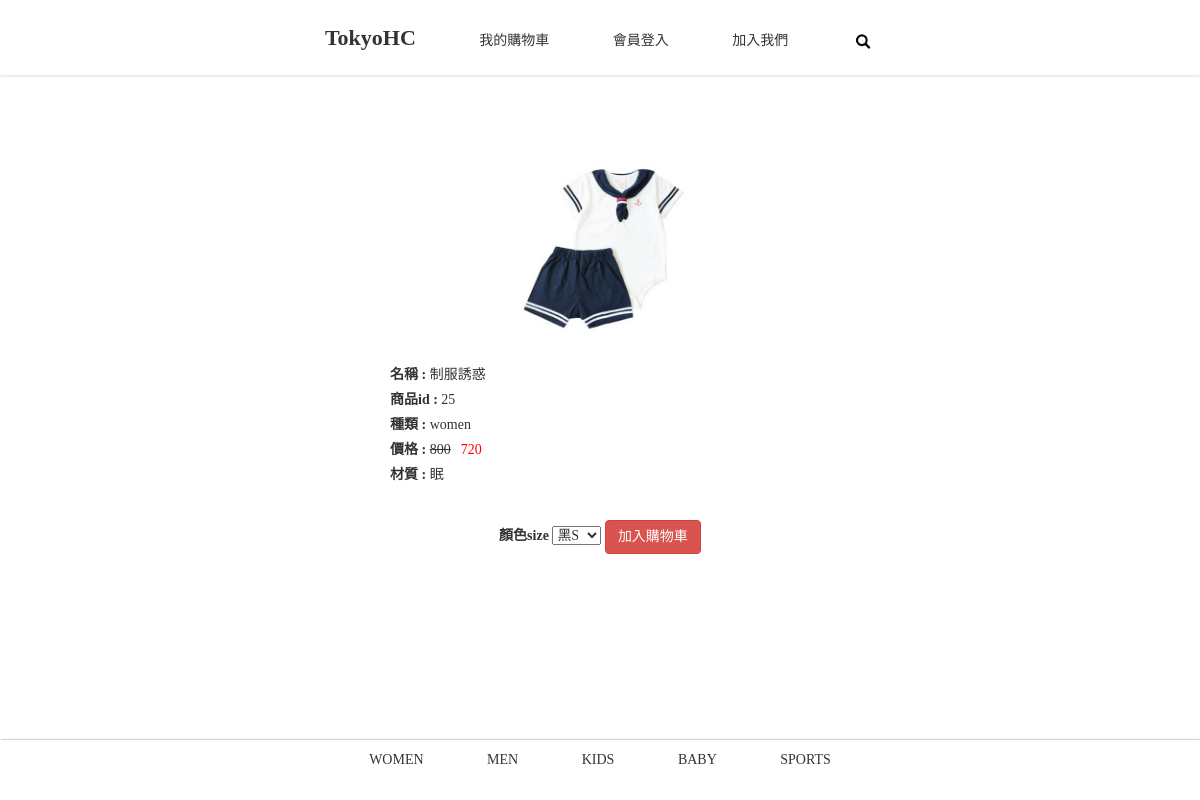
The app's page /commodity/itit/25 with its own data.
### tables this page shows
CREATE TABLE `commodity` (
  `commodity_id` int(11) NOT NULL,
  `cy_type` varchar(10) NOT NULL,
  `name` text NOT NULL,
  `file_name` varchar(100) NOT NULL,
  `discount` int(11) DEFAULT NULL,
  `material` text NOT NULL,
  `price` int(11) NOT NULL
);

### application/controllers/commodity.php (called while the page is built, shortened)
<?php
class commodity extends CI_Controller {
	public function itit($id)
	{
		$commodity = $this->db->query("select * from commodity where commodity_id=?",[$id])->result();
		$commodity_num = $this->db->query("select * from commodity_num A join color B on A.color_id = B.color_id join size C on A.size_id=C.size_id where A.commodity_id=?",[$id])->result();
		$this->load->view('client/header');
		$this->load->view('client/itit',['commodity'=>$commodity[0], 'commodity_num'=>$commodity_num]);
		$this->load->view('client/menu');
	}
}

### index.php (called while the page is built, shortened)
<?php
require_once BASEPATH.'core/CodeIgniter.php';

### application/views/client/itit.php (the view, shortened to what this page needs)
<div id="body">
	<div>
		<center>
			<img src="<?=base_url().'uploads/'.$commodity->file_name?>" height="30%">
		</center>
	</div>
	<div style="padding:0px 30px">
		<div>
			<label>名稱 : </label>
			<?=$commodity->name?>
		</div>
		<div>
			<label>商品id : </label>
			<?=$commodity->commodity_id?>
		</div>
		<div>
			<label>種類 : </label>
			<?=$commodity->cy_type?>
		</div>
		<div>
			<label>價格 : </label>
			<?php
				if($commodity->discount != 10){
					echo "<del>".$commodity->price."</del><font style='color:red;margin-left:10px;'>".(0.1*$commodity->discount*$commodity->price)."</font>";
				}else
					echo $commodity->price;
			?>
		</div>
		<div style="margin-bottom: 30px" >
			<label>材質 : </label>
			<?=$commodity->material?>
		</div>
		<center>
		<form method="post" action="<?=base_url().'commodity/joinmycar/'.$commodity->commodity_id?>" >
			<label>顏色size</label>
			<select name="colorsize">
				<?php
					foreach($commodity_num as $cs){
						echo "<option value='".$cs->num_id."'>".$cs->color_name.$cs->size_name."</option>";
					}
				?>
			</select>
			<button type="submit" class="btn btn-danger">加入購物車</button>
		</form>
		</center>
	</div>
</div>

### application/views/client/header.php (style rules this page uses)
* { font-family: "微軟正黑體"; color:#333; margin:0; padding: 0; }

### application/views/client/itit.php (style rules this page uses)
#body { padding: 0px calc((100% - 480px) / 2); }

### records on screen
commodity: file_name (picture), name "制服誘惑", commodity_id "25", cy_type "women", price "800", 0.1*$commodity->discount*$commodity->price "720", material "眠"

### other values on screen
form field colorsize "黑S"
